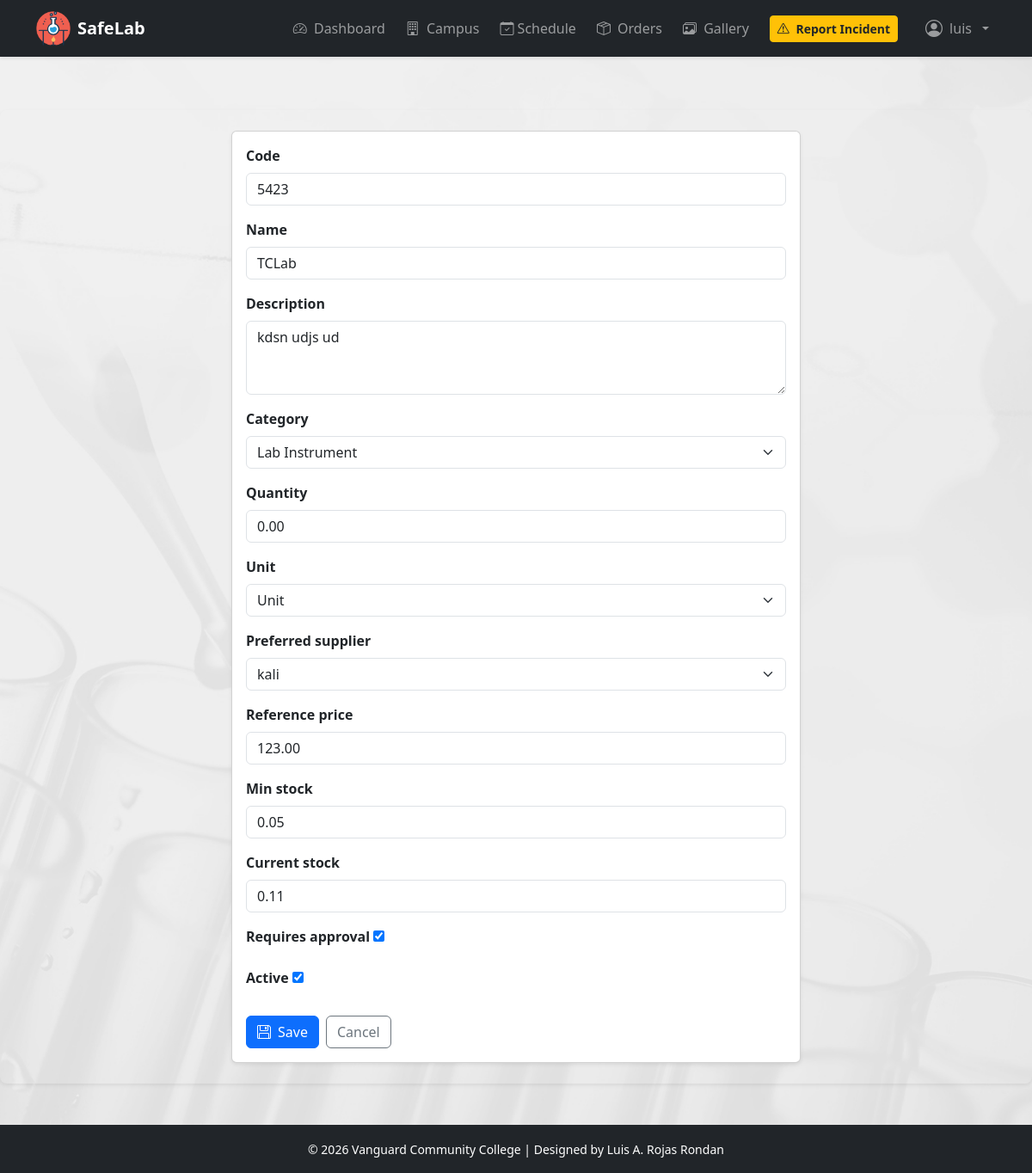
Page /orders/products/1/edit/ (signed in) on the earlier database version.
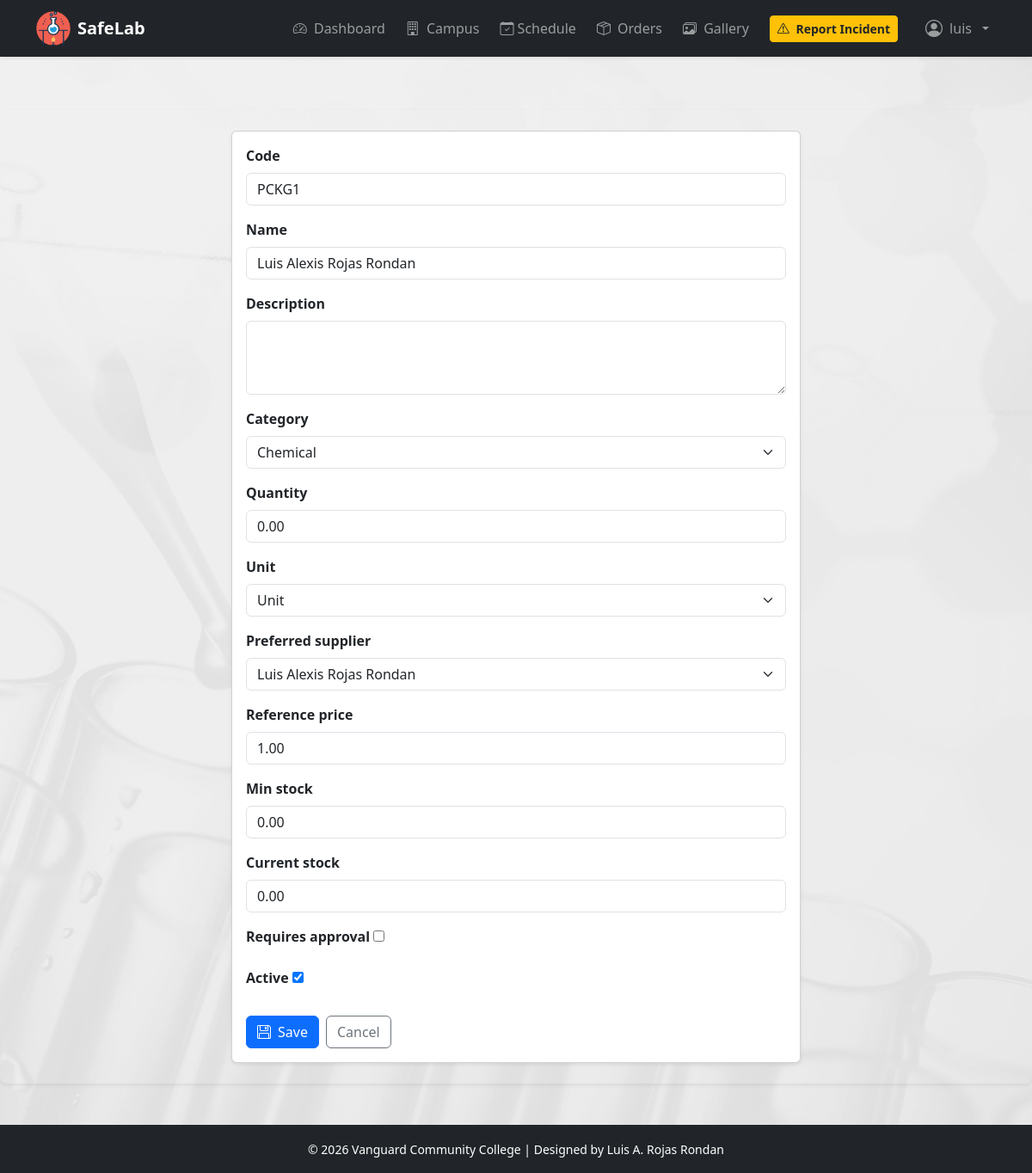
Same page on the later database version.
### apps/orders/models.py (models this page shows, shortened)
class Product(models.Model):
    AUTOCODE = 'PKG'
    code = models.CharField(max_length=50, blank=True, null=True, help_text='Auto')
    name = models.CharField(max_length=200)
    description = models.TextField(blank=True)
    category = models.CharField(
        max_length=20,
        choices=ProductCategory.choices,
        default=ProductCategory.CHEMICAL
    )
    quantity = models.DecimalField(max_digits=10, decimal_places=2, default=0)
    unit = models.CharField(
        max_length=10,
        choices=UnitOfMeasure.choices,
        default=UnitOfMeasure.UNIT
    )
    preferred_supplier = models.ForeignKey(
        Supplier, on_delete=models.SET_NULL,
        null=True, blank=True, related_name='products'
    )
    reference_price = models.DecimalField(
        max_digits=12, decimal_places=2, null=True, blank=True
    )
    min_stock = models.DecimalField(max_digits=10, decimal_places=2, default=0)
    current_stock = models.DecimalField(max_digits=10, decimal_places=2, default=0)
    requires_approval = models.BooleanField(default=False)
    active = models.BooleanField(default=True)
    created_at = models.DateTimeField(auto_now_add=True)
    updated_at = models.DateTimeField(auto_now=True)
    class Meta:
        verbose_name = 'Product'
        verbose_name_plural = 'Products'
        ordering = ['name']

### apps/orders/views.py (the view)
# urls.py: path('products/<int:pk>/edit/', views.edit_product, name='edit_product'),
@login_required
@permission_required('orders.change_product', raise_exception=True)
def edit_product(request, pk):
    product = get_object_or_404(Product, pk=pk)
    form = ProductForm(request.POST or None, instance=product)
    if form.is_valid():
        form.save()
        messages.success(request, 'Product updated.')
        return redirect('orders:product_list')
    return render(request, 'orders/product_form.html', {
        'form': form, 'product': product, 'title': 'Edit Product'
    })

### apps/orders/forms.py
class ProductForm(forms.ModelForm):
    class Meta:
        model = Product
        fields = [
            'code', 'name', 'description', 'category', 'quantity', 'unit',
            'preferred_supplier', 'reference_price', 'min_stock',
            'current_stock', 'requires_approval', 'active'
        ]
        widgets = {
            'code': forms.TextInput(attrs={'class': 'form-control'}),
            'name': forms.TextInput(attrs={'class': 'form-control'}),
            'description': forms.Textarea(attrs={'rows': 3, 'class': 'form-control'}),
            'category': forms.Select(attrs={'class': 'form-select'}),
            'quantity': forms.NumberInput(attrs={'class': 'form-control', 'min': '0.01', 'step': '0.01'}),
            'unit': forms.Select(attrs={'class': 'form-select'}),
            'preferred_supplier': forms.Select(attrs={'class': 'form-select'}),
            'reference_price': forms.NumberInput(attrs={'class': 'form-control', 'step': '0.01'}),
            'min_stock': forms.NumberInput(attrs={'class': 'form-control', 'step': '0.01'}),
            'current_stock': forms.NumberInput(attrs={'class': 'form-control', 'step': '0.01'}),
        }

### templates/orders/product_form.html (shortened to what this page needs)
{% extends "base.html" %}
{% block content %}
<div class="row justify-content-center">
  <div class="col-lg-7">
    <div class="card shadow-sm">
      <div class="card-body">
        <form method="post">
          {% for field in form %}
          <div class="mb-3">
            <label class="form-label fw-semibold">{{ field.label }}</label>
            {{ field }}
          </div>
          {% endfor %}
          <div class="d-flex gap-2 mt-4">
            <button type="submit" class="btn btn-primary">
              <i class="bi bi-floppy me-2"></i>Save
            </button>
            <a href="{% url 'orders:product_list' %}" class="btn btn-outline-secondary">Cancel</a>
          </div>
        </form>
      </div>
    </div>
  </div>
</div>
{% endblock %}

Differences in the rows shown:
changed Product "Unit": code "5423" → "PCKG1"; name "TCLab" → "Luis Alexis Rojas Rondan"; description "kdsn udjs ud" → (not shown); category "Lab Instrument" → "Chemical"; preferred_supplier "kali" → "Luis Alexis Rojas Rondan"; reference_price "123.00" → "1.00"; min_stock "0.05" → "0.00"; current_stock "0.11" → "0.00"; requires_approval "☑" → "☐"
